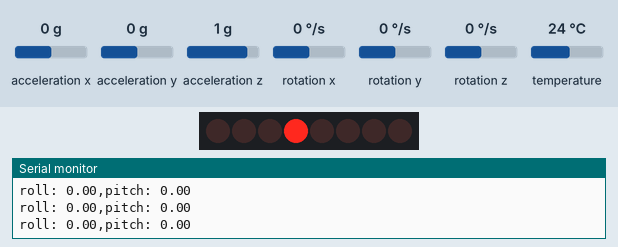
A sketch run on a simulated Arduino Mega 2560, built with avr-gcc and run on an emulated ATmega2560. On the bench: 8 shift-register outputs drawn as a row of LEDs (first output left, lit = HIGH), the last lines printed to the serial monitor. Wiring (inferred from the names in the program): shift register (74HC595): data pin 23; shift clock pin 18; latch pin 5. Wiring (inferred from the signals the program sends): row of LEDs: on Q0, Q1, Q2, Q3, Q4, Q5, Q6, Q7. The inputs (shaded band) are chosen by the test bench; at power-on: acceleration y 0 g, acceleration z 1 g, acceleration x 0 g, rotation x 0 °/s, rotation y 0 °/s, rotation z 0 °/s, temperature 24 °C.

Above: at 1.2 s.
1.3 s: acceleration y set to -1.4 g
At 2.4 s:
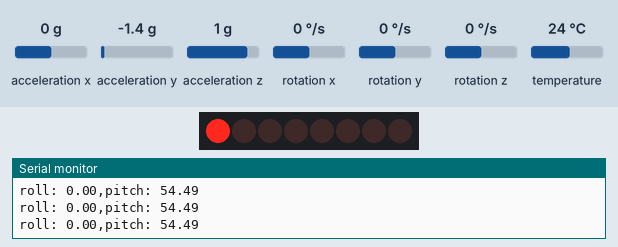
2.8 s: acceleration y set to -0.8 g
At 3.6 s:
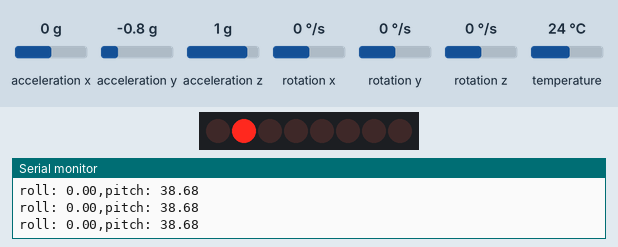
4.3 s: acceleration z set to 1.4 g
At 4.9 s:
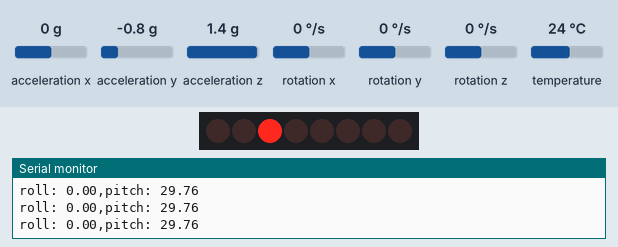
5.9 s: acceleration y set to 0.8 g
At 6.9 s:
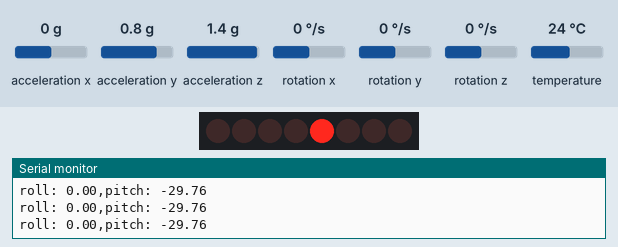
7.4 s: acceleration z set to -1.4 g
At 8.2 s:
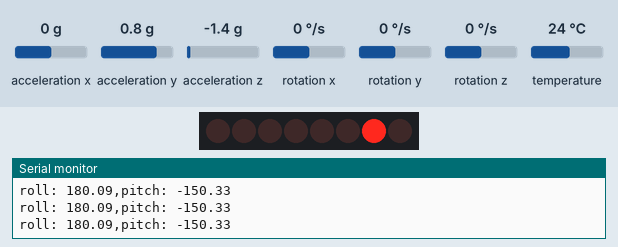
Timing chart, 0 to 9.9 s (numbered marks = the images above; inputs shaded):
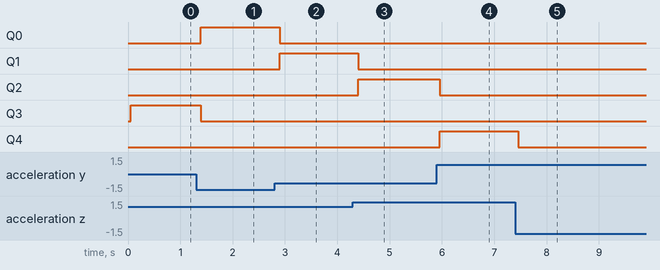

The sketch:

main.ino
```cpp
// ====================================================================
// DISCLAIMER:
// This code is provided as-is for educational and experimental
// purposes only. The author makes no representations or warranties of
// any kind concerning the safety, suitability, or accuracy of this
// code. Use at your own risk. The author assumes no liability for any
// damages, system failures, security breaches, or network issues
// resulting from the use or implementation of this script.
// ====================================================================

#include <Adafruit_MPU6050.h>
#include <Adafruit_Sensor.h>
#include <Wire.h>
float Ax;
float Ay;
float Az;
float roll;
float pitch;

int latchPin = 5;
int clockPin = 18;
int dataPin = 23;

byte led;

// If You want Calibrated results, you must rotate
// your board to all possible orientations, and
// record your velues of xMax, xMin, yMax, yMin
// zMax, zMin. Put in your values and then
// uncomment the code below. Don't use my values, you have
// to measure your own for it to work.

// float xMax= 1.05;
// float xMin= -0.95;
// float yMax= .99;
// float yMin= -1.00;
// float zMax= 1.15 ;
// float zMin= -0.89;

// float xOffset = (xMax+xMin)/2;
// float yOffset = (yMax+yMin)/2;
// float zOffset = (zMax+zMin)/2;

// float xScale = 2/(xMax -xMin);
// float yScale = 2/(yMax - yMin);
// float zScale = 2/(zMax -zMin);

Adafruit_MPU6050 mpu;

void setup() {
  // put your setup code here, to run once:
  Serial.begin(115200);
  mpu.begin();
  Serial.println("MPU6050 Started!");
  mpu.setAccelerometerRange(MPU6050_RANGE_2_G);
  mpu.setFilterBandwidth(MPU6050_BAND_21_HZ);

  pinMode(latchPin,OUTPUT);
  pinMode(dataPin,OUTPUT);
  pinMode(clockPin,OUTPUT);


}

void loop() {
  // put your main code here, to run repeatedly:
  sensors_event_t a, g, temp;
  mpu.getEvent(&a, &g, &temp);
  Ax=a.acceleration.x/9.81;
  Ay=a.acceleration.y/9.81;
  Az=a.acceleration.z/9.81;

//Uncomment these lines of code to do the callibration
//This will only work if you have measured your max
//and min values, and put them in at the top of the code

  // Ax = xScale*(Ax-xOffset);
  // Ay = yScale*(Ay-yOffset);
  // Az = zScale*(Az-zOffset);

  pitch = -(atan2(Ay,Az) * (180/3.14));
  roll = atan2(Ax,Az) * (180/3.14);


  Serial.print("roll: ");
  Serial.print(roll);
  Serial.print(',');
  Serial.print("pitch: ");
  Serial.println(pitch);

  delay(50);


  if (pitch > 45.0) {
    led = 0x01;        // Q0
  }
  else if (pitch > 30.0) {
    led = 0x02;        // Q1
  }
  else if (pitch > 5.0) {
    led = 0x04;        // Q2
  }
  else if (pitch >= -5.0) {
    led = 0x08;        // Q3
  }
  else if (pitch >= -30.0) {
    led = 0x10;        // Q4
  }
  else if (pitch >= -45.0) {
    led = 0x20;        // Q5
  }
  else {
    led = 0x40;        // Q6
  }

  // Q7 is automatically OFF because bit 7 = 0

  digitalWrite(latchPin, LOW);
  shiftOut(dataPin, clockPin, MSBFIRST, led);
  digitalWrite(latchPin, HIGH);

}
```

Measured:
- after the input at 1.3 s, Q0: LOW → HIGH after 0.09 s; Q3: HIGH → LOW after 0.09 s
- after the input at 2.8 s, Q0: HIGH → LOW after 0.10 s; Q1: LOW → HIGH after 0.10 s
- after the input at 4.3 s, Q1: HIGH → LOW after 0.10 s; Q2: LOW → HIGH after 0.10 s
- after the input at 5.9 s, Q2: HIGH → LOW after 0.06 s; Q4: LOW → HIGH after 0.06 s
- after the input at 7.4 s, Q4: HIGH → LOW after 0.06 s
